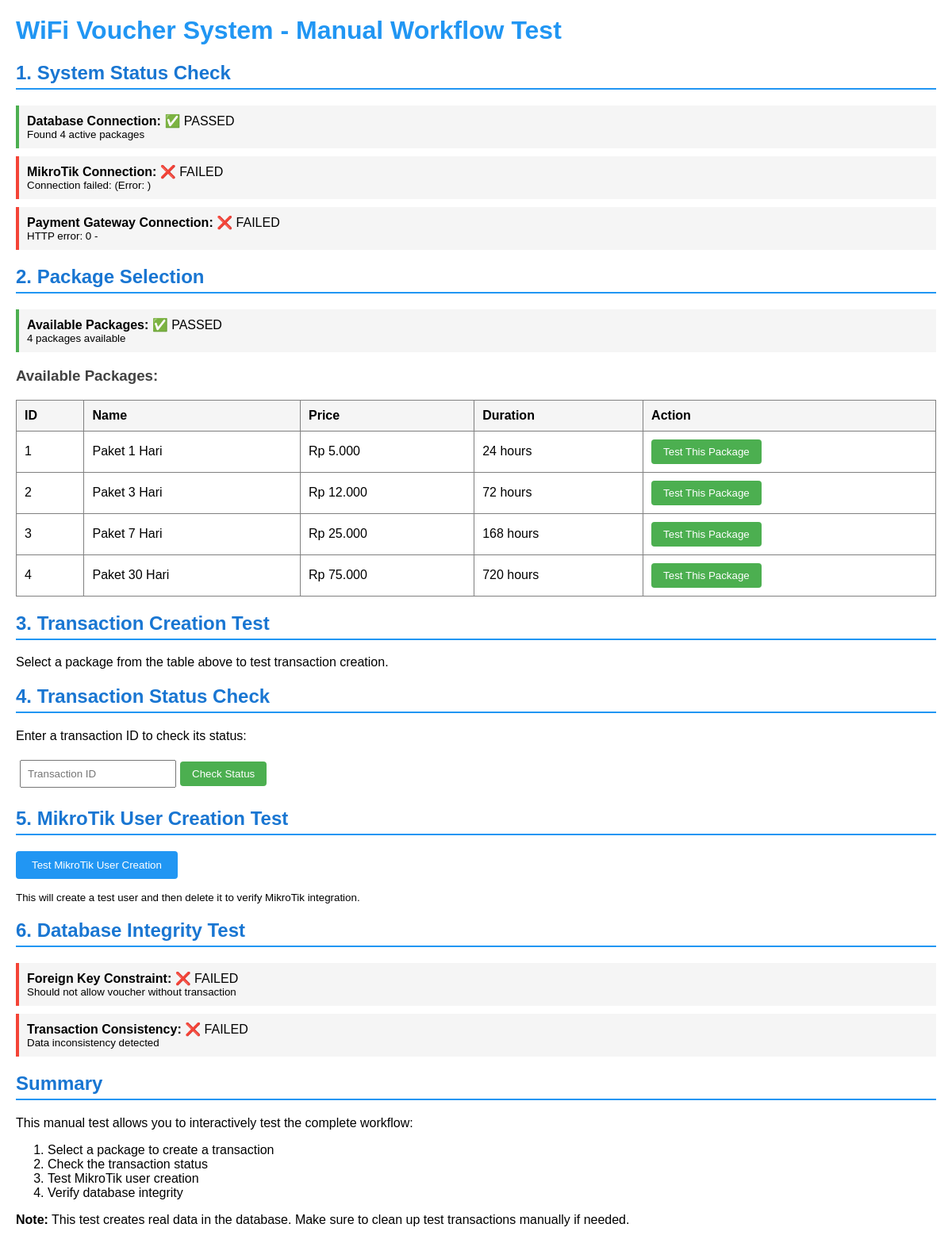
Page /manual_workflow_test.php on the committed database.
### tables this page shows
CREATE TABLE packages (
    id INT AUTO_INCREMENT PRIMARY KEY,
    name VARCHAR(255) NOT NULL,
    description TEXT,
    price DECIMAL(10,2) NOT NULL,
    duration_hours INT NOT NULL,
    profile_name VARCHAR(255) NOT NULL,
    is_active BOOLEAN DEFAULT TRUE,
    created_at TIMESTAMP DEFAULT CURRENT_TIMESTAMP,
    updated_at TIMESTAMP DEFAULT CURRENT_TIMESTAMP ON UPDATE CURRENT_TIMESTAMP,
    INDEX idx_active (is_active),
    INDEX idx_price (price)
);

### lib/Database.php (called while the page is built, shortened)
<?php
class Database {
    private $connection;
    private static $instance = null;
    public static function getInstance() {
        if (self::$instance === null) {
            self::$instance = new self();
        }
        return self::$instance;
    }
    private function connect() {
        try {
            $this->connection = new mysqli(
                DB_HOST,
                DB_USER,
                DB_PASS,
                DB_NAME
            );
            $this->connection->set_charset(DB_CHARSET);
        } catch (mysqli_sql_exception $e) {
            throw new Exception('Database connection failed: ' . $e->getMessage());
        }
    }
    public function query($query, $params = [], $types = '') {
        try {
            $stmt = $this->connection->prepare($query);
            if (!empty($params)) {
                if (empty($types)) {
                    $types = str_repeat('s', count($params));
                }
                $stmt->bind_param($types, ...$params);
            }
            if (!$stmt->execute()) {
                throw new Exception('Query execution failed: ' . $stmt->error);
            }
            return $stmt;
        } catch (mysqli_sql_exception $e) {
            throw new Exception('Query failed: ' . $e->getMessage());
        }
    }
    public function fetchOne($query, $params = [], $types = '') {
        $stmt = $this->query($query, $params, $types);
        $result = $stmt->get_result();
        return $result->fetch_assoc();
    }
    public function fetchAll($query, $params = [], $types = '') {
        $stmt = $this->query($query, $params, $types);
        $result = $stmt->get_result();
        return $result->fetch_all(MYSQLI_ASSOC);
    }
}
?>

### manual_workflow_test.php (the view, shortened to what this page needs)
<?php
echo "<h1>WiFi Voucher System - Manual Workflow Test</h1>\n";
function showResult($test, $result, $details = '') {
    $status = $result ? '✅ PASSED' : '❌ FAILED';
    echo "<div style='margin: 10px 0; padding: 10px; border-left: 4px solid " . ($result ? '#4CAF50' : '#f44336') . "; background: #f5f5f5;'>";
    echo "<strong>{$test}:</strong> {$status}";
    if ($details) {
        echo "<br><small>{$details}</small>";
    }
    echo "</div>";
}
echo "<h2>1. System Status Check</h2>\n";
try {
    $db = Database::getInstance();
    $packages = $db->fetchAll("SELECT COUNT(*) as count FROM packages WHERE is_active = 1");
    showResult("Database Connection", true, "Found {$packages[0]['count']} active packages");
} catch (Exception $e) {
    showResult("Database Connection", false, $e->getMessage());
}
try {
    $mikrotik = new MikroTik();
    $connected = $mikrotik->testConnection();
    showResult("MikroTik Connection", $connected, $connected ? "Connected successfully" : $mikrotik->getLastError());
} catch (Exception $e) {
    showResult("MikroTik Connection", false, $e->getMessage());
}
echo "<h2>2. Package Selection</h2>\n";
try {
    $db = Database::getInstance();
    $packages = $db->fetchAll("SELECT * FROM packages WHERE is_active = 1 ORDER BY price ASC");
    if (empty($packages)) {
        showResult("Available Packages", false, "No active packages found");
    } else {
        echo "<h3>Available Packages:</h3>";
        echo "<table border='1' cellpadding='10' style='border-collapse: collapse; margin: 10px 0;'>";
        echo "<tr><th>ID</th><th>Name</th><th>Price</th><th>Duration</th><th>Action</th></tr>";
        foreach ($packages as $package) {
            echo "<tr>";
            echo "<td>{$package['id']}</td>";
            echo "<td>" . htmlspecialchars($package['name']) . "</td>";
            echo "<td>Rp " . number_format($package['price'], 0, ',', '.') . "</td>";
            echo "<td>{$package['duration_hours']} hours</td>";
            echo "<td><button onclick='testPackage({$package['id']})'>Test This Package</button></td>";
            echo "</tr>";
        }
        echo "</table>";
    }
} catch (Exception $e) {
    showResult("Package Selection", false, $e->getMessage());
}
echo "<h2>3. Transaction Creation Test</h2>\n";
if (isset($_POST['test_package_id'])) {
    $packageId = (int) $_POST['test_package_id'];
    try {
        $payload = json_encode(['package_id' => $packageId]);
        $ch = curl_init();
        curl_setopt_array($ch, [
            CURLOPT_URL => 'http://localhost/api/buat_transaksi.php',
            CURLOPT_RETURNTRANSFER => true,
            CURLOPT_POST => true,
            CURLOPT_POSTFIELDS => $payload,
            CURLOPT_HTTPHEADER => [
                'Content-Type: application/json',
                'Accept: application/json'
            ]
        ]);
        $response = curl_exec($ch);
        $httpCode = curl_getinfo($ch, CURLINFO_HTTP_CODE);
        $error = curl_error($ch);
        curl_close($ch);
        if ($error) {
            showResult("Transaction Creation", false, "Curl error: {$error}");
        } elseif ($httpCode !== 201) {
            showResult("Transaction Creation", false, "HTTP {$httpCode}: {$response}");
        } else {
            $data = json_decode($response, true);
            if ($data['success']) {
                showResult("Transaction Creation", true, "Transaction ID: {$data['data']['transaction_id']}");
                $_SESSION['test_transaction_id'] = $data['data']['transaction_id'];
                echo "<div style='background: #e3f2fd; padding: 15px; margin: 10px 0; border-radius: 5px;'>";
                echo "<h4>Transaction Created Successfully!</h4>";
                echo "<p><strong>Transaction ID:</strong> {$data['data']['transaction_id']}</p>";
                echo "<p><strong>Package:</strong> {$data['data']['package']['name']}</p>";
                echo "<p><strong>Amount:</strong> Rp " . number_format($data['data']['package']['price'], 0, ',', '.') . "</p>";
                if (!empty($data['data']['payment']['qr_url'])) {
                    echo "<p><strong>QR Code:</strong></p>";
                    echo "<img src='{$data['data']['payment']['qr_url']}' alt='QR Code' style='max-width: 200px; border: 1px solid #ddd;'>";
                }
                echo "<p><button onclick='checkTransactionStatus(\"{$data['data']['transaction_id']}\")'>Check Status</button></p>";
                echo "</div>";
            } else {
                showResult("Transaction Creation", false, $data['error'] ?? 'Unknown error');
            }
        }
    } catch (Exception $e) {
        showResult("Transaction Creation", false, $e->getMessage());
    }
} else {
    echo "<p>Select a package from the table above to test transaction creation.</p>";
}
echo "<h2>4. Transaction Status Check</h2>\n";
if (isset($_POST['check_transaction_id'])) {
    $transactionId = $_POST['check_transaction_id'];
    try {
        $ch = curl_init();
        curl_setopt_array($ch, [
            CURLOPT_URL => "http://localhost/api/cek_status.php?trx=" . urlencode($transactionId),
            CURLOPT_RETURNTRANSFER => true,
            CURLOPT_HTTPHEADER => [
                'Accept: application/json'
            ]
        ]);
        $response = curl_exec($ch);
        $httpCode = curl_getinfo($ch, CURLINFO_HTTP_CODE);
        $error = curl_error($ch);
        curl_close($ch);
        if ($error) {
            showResult("Status Check", false, "Curl error: {$error}");
        } elseif ($httpCode !== 200) {
            showResult("Status Check", false, "HTTP {$httpCode}: {$response}");
        } else {
            $data = json_decode($response, true);
            if ($data['success']) {
                showResult("Status Check", true, "Status: {$data['data']['status']}");
                echo "<div style='background: #f0f0f0; padding: 15px; margin: 10px 0; border-radius: 5px;'>";
                echo "<h4>Transaction Status:</h4>";
                echo "<p><strong>Transaction ID:</strong> {$data['data']['transaction_id']}</p>";
                echo "<p><strong>Status:</strong> {$data['data']['status']}</p>";
                echo "<p><strong>Package:</strong> {$data['data']['package']['name']}</p>";
                if (isset($data['data']['voucher'])) {
                    echo "<h5>🎉 Voucher Information:</h5>";
                    echo "<p><strong>Username:</strong> {$data['data']['voucher']['username']}</p>";
                    echo "<p><strong>Password:</strong> {$data['data']['voucher']['password']}</p>";
                    echo "<p><strong>Expires:</strong> {$data['data']['voucher']['expires_at']}</p>";
                }
                echo "<p><strong>Message:</strong> {$data['message']}</p>";
                echo "</div>";
            } else {
                showResult("Status Check", false, $data['error'] ?? 'Unknown error');
            }
        }
    } catch (Exception $e) {
        showResult("Status Check", false, $e->getMessage());
    }
} else {
    echo "<p>Enter a transaction ID to check its status:</p>";
    echo "<form method='post'>";
    echo "<input type='text' name='check_transaction_id' placeholder='Transaction ID' style='padding: 8px; margin: 5px;'>";
    echo "<button type='submit' style='padding: 8px 15px;'>Check Status</button>";
    echo "</form>";
}
echo "<h2>5. MikroTik User Creation Test</h2>\n";
if (isset($_POST['test_mikrotik'])) {
    try {
        $mikrotik = new MikroTik();
        if (!$mikrotik->testConnection()) {
            showResult("MikroTik User Creation", false, "Not connected to MikroTik");
        } else {
            $testUsername = 'test_' . date('His');
            $testPassword = 'Test123456';
            $testProfile = '1_Hari';
            $result = $mikrotik->createHotspotUser($testUsername, $testPassword, $testProfile, 'Manual Test User');
            if ($result) {
                showResult("MikroTik User Creation", true, "User '{$testUsername}' created successfully");
                sleep(2);
                $user = $mikrotik->getHotspotUser($testUsername);
                if ($user) {
                    showResult("User Verification", true, "User found in MikroTik");
                    if ($mikrotik->deleteHotspotUser($testUsername)) {
                        showResult("User Cleanup", true, "Test user deleted successfully");
                    } else {
                        showResult("User Cleanup", false, "Failed to delete test user");
                    }
                } else {
                    showResult("User Verification", false, "User not found in MikroTik");
                }
            } else {
                showResult("MikroTik User Creation", false, $mikrotik->getLastError());
            }
        }
    } catch (Exception $e) {
        showResult("MikroTik User Creation", false, $e->getMessage());
    }
} else {
    echo "<form method='post'>";
    echo "<button type='submit' name='test_mikrotik' style='padding: 10px 20px; background: #2196F3; color: white; border: none; border-radius: 4px; cursor: pointer;'>Test MikroTik User Creation</button>";
    echo "</form>";
    echo "<p><small>This will create a test user and then delete it to verify MikroTik integration.</small></p>";
}
echo "<h2>6. Database Integrity Test</h2>\n";
try {
    $db = Database::getInstance();
    $testTransactionId = 'TEST_' . date('YmdHis');
    try {
        $db->insert('vouchers', [
            'transaction_id' => $testTransactionId,
            'username' => 'test_user',
            'password' => 'test_pass'
        ]);
    } catch (Exception $e) {
        showResult("Foreign Key Constraint", true, "Correctly prevented invalid voucher creation");
    }
    $package = $db->fetchOne("SELECT id, price FROM packages WHERE is_active = 1 LIMIT 1");
    if ($package) {
        $transactionId = Validator::generateTransactionId();
        $db->insert('transactions', [
            'transaction_id' => $transactionId,
            'package_id' => $package['id'],
            'amount' => $package['price'],
            'status' => 'pending'
        ]);
        $db->insert('vouchers', [
            'transaction_id' => $transactionId,
            'username' => 'test_user_' . time(),
            'password' => 'test_pass'
        ]);
        $transaction = $db->fetchOne("SELECT t.*, p.price as package_price FROM transactions t JOIN packages p ON t.package_id = p.id WHERE t.transaction_id = ?", [$transactionId]);
        $voucher = $db->fetchOne("SELECT * FROM vouchers WHERE transaction_id = ?", [$transactionId]);
        $consistent = ($transaction && $voucher && $transaction['amount'] == $transaction['package_price']);
        showResult("Transaction Consistency", $consistent, $consistent ? "Transaction and voucher data consistent" : "Data inconsistency detected");
        $db->delete('vouchers', 'transaction_id = ?', [$transactionId]);
        $db->delete('transactions', 'transaction_id = ?', [$transactionId]);
    }
} catch (Exception $e) {
    showResult("Database Integrity", false, $e->getMessage());
}
?>
<?php
echo "<h2>Summary</h2>";
echo "<p>This manual test allows you to interactively test the complete workflow:</p>";
echo "<ol>";
echo "<li>Select a package to create a transaction</li>";
echo "<li>Check the transaction status</li>";
echo "<li>Test MikroTik user creation</li>";
echo "<li>Verify database integrity</li>";
echo "</ol>";
echo "<p><strong>Note:</strong> This test creates real data in the database. Make sure to clean up test transactions manually if needed.</p>";
?>

### manual_workflow_test.php (style rules this page uses)
h1 { color: #2196F3; }
h2 { color: #1976D2; border-bottom: 2px solid #2196F3; padding-bottom: 5px; }
h3 { color: #424242; }
table { width: 100%; margin: 10px 0; }
th { background: #f5f5f5; padding: 10px; text-align: left; }
td { padding: 10px; }
button { background: #4CAF50; color: white; border: none; padding: 8px 15px; border-radius: 4px; cursor: pointer; }

### rows in the picture
packages: id "1", name "Paket 1 Hari", price "5.000", duration_hours "24"
packages: id "2", name "Paket 3 Hari", price "12.000", duration_hours "72"
packages: id "3", name "Paket 7 Hari", price "25.000", duration_hours "168"
packages: id "4", name "Paket 30 Hari", price "75.000", duration_hours "720"

### other values in the picture
$test "Database Connection MikroTik Connection Payment Gateway Connection Available Packages Foreign Key Constraint Transaction Consistency"
$status "✅ PASSED ❌ FAILED ❌ FAILED ✅ PASSED ❌ FAILED ❌ FAILED"
$details "Found 4 active packages Connection failed: (Error: ) HTTP error: 0 - 4 packages available Should not allow voucher without transaction Data inconsistency detected"
